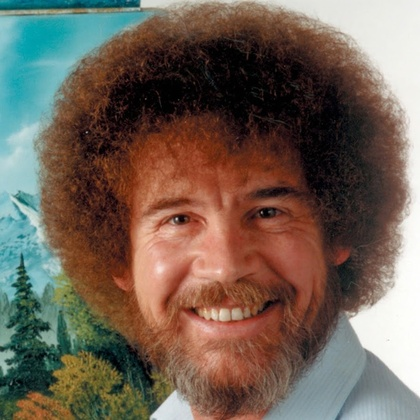
%> input picture Octave/bob.jpg, 420 x 420 px, shrunk from 900 x 900 before the run
$ octave prueba.m   (GNU Octave 9; MATLAB toolbox functions it lacks are replaced by stand-ins)
%> lines starting %> are read from the running program, lines starting %| are printed output that depends on the picture; in (x1, y1, x2, y2) boxes, pixels count from 0 and x2, y2 are one past the last pixel; in counts of white or black regions, pixels touching at a corner belong together; the program's own positions count from 1
#pkg load image
img = imread("bob.jpg");
%> img is the input picture: size 420x420x3 uint8; mean R, G, B 112.5, 97.7, 85.5
imshow(img)
title("Imagen en color");
pause(4)
gris = rgb2gray(img);
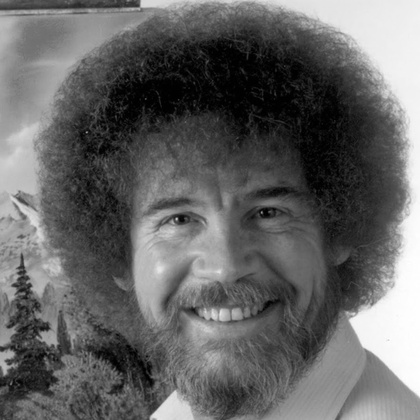
%> gris: size 420x420 uint8; min 0, max 255, mean 100.7
imshow(gris)
title("Imagen en esacala de grises");
pause(4)
[nRen, nCol] = size(gris);
%> nRen = 420; nCol = 420
bn = zeros(nRen, nCol);
for i = 1: nRen
  for j = 1:nCol
    if gris(i , j) > 128
      bn(i, j) = 255;
    endif
  endfor
endfor
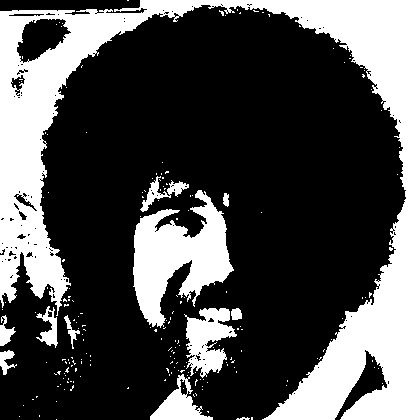
%> bn: size 420x420 double; 31.2% white; 199 white regions (187 under 20 px), largest, box (x1, y1, x2, y2) and area: (0, 0, 420, 420) 42466, (133, 190, 234, 328) 7108, (184, 308, 237, 378) 2093
imshow(bn)
title("En blanco y negro con umbral");
pause(3)
tmp = conv2 (gris, ones (5, 5) / 25, "same");
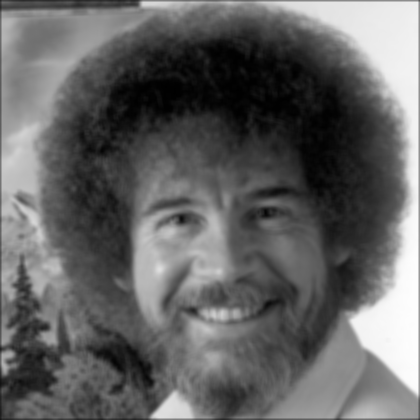
%> tmp: size 420x420 double; min 0.84, max 254, mean 99.7
tmp2 = uint8(tmp);
imshow(tmp2)
title("Imagen suavizada con filtro 5*5");
